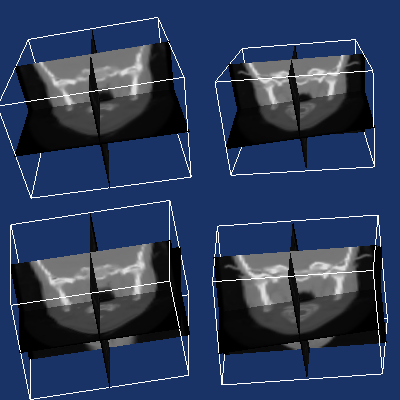

The Python source for this figure:
#!/usr/bin/env python

# Test off-axis views of 3D images with vtkImageResliceMapper.

import vtkmodules.vtkInteractionStyle  # noqa: F401
import vtkmodules.vtkRenderingOpenGL2  # noqa: F401

import os

from vtkmodules.vtkFiltersModeling import vtkOutlineFilter
from vtkmodules.vtkIOImage import vtkImageReader2
from vtkmodules.vtkRenderingCore import (
    vtkActor,
    vtkDataSetMapper,
    vtkImageProperty,
    vtkImageSlice,
    vtkRenderWindow,
    vtkRenderWindowInteractor,
    vtkRenderer,
)
from vtkmodules.vtkRenderingImage import vtkImageResliceMapper

data_dir = os.environ.get("VPE_DATA_DIR", os.path.dirname(os.path.abspath(__file__)))

# Read headsq data
reader = vtkImageReader2()
reader.SetDataByteOrderToLittleEndian()
reader.SetDataExtent(0, 63, 0, 63, 1, 93)
reader.SetDataSpacing(3.2, 3.2, 1.5)
reader.SetDataOrigin(2.5, -13.6, 2.8)
reader.SetFilePrefix(os.path.join(data_dir, "headsq", "quarter"))
reader.Update()

# Viewport 0: parallel projection, no rotation, resample off
image_property_0 = vtkImageProperty()
image_property_0.SetColorWindow(2000)
image_property_0.SetColorLevel(1000)
image_property_0.SetAmbient(0.0)
image_property_0.SetDiffuse(1.0)
image_property_0.SetInterpolationTypeToLinear()

image_mapper_0_0 = vtkImageResliceMapper()
image_mapper_0_0.SetInputConnection(reader.GetOutputPort())
image_mapper_0_0.GetSlicePlane().SetNormal(1.0, 0.0, 0.0)
image_mapper_0_0.SliceAtFocalPointOn()
image_mapper_0_0.BorderOn()
image_mapper_0_0.SetResampleToScreenPixels(0)

image_0_0 = vtkImageSlice()
image_0_0.SetProperty(image_property_0)
image_0_0.SetMapper(image_mapper_0_0)

outline_filter_0_0 = vtkOutlineFilter()
outline_filter_0_0.SetInputConnection(reader.GetOutputPort())

outline_mapper_0_0 = vtkDataSetMapper()
outline_mapper_0_0.SetInputConnection(outline_filter_0_0.GetOutputPort())

outline_actor_0_0 = vtkActor()
outline_actor_0_0.SetMapper(outline_mapper_0_0)

image_mapper_0_1 = vtkImageResliceMapper()
image_mapper_0_1.SetInputConnection(reader.GetOutputPort())
image_mapper_0_1.GetSlicePlane().SetNormal(0.0, 1.0, 0.0)
image_mapper_0_1.SliceAtFocalPointOn()
image_mapper_0_1.BorderOn()
image_mapper_0_1.SetResampleToScreenPixels(0)

image_0_1 = vtkImageSlice()
image_0_1.SetProperty(image_property_0)
image_0_1.SetMapper(image_mapper_0_1)

outline_filter_0_1 = vtkOutlineFilter()
outline_filter_0_1.SetInputConnection(reader.GetOutputPort())

outline_mapper_0_1 = vtkDataSetMapper()
outline_mapper_0_1.SetInputConnection(outline_filter_0_1.GetOutputPort())

outline_actor_0_1 = vtkActor()
outline_actor_0_1.SetMapper(outline_mapper_0_1)

image_mapper_0_2 = vtkImageResliceMapper()
image_mapper_0_2.SetInputConnection(reader.GetOutputPort())
image_mapper_0_2.GetSlicePlane().SetNormal(0.0, 0.0, 1.0)
image_mapper_0_2.SliceAtFocalPointOn()
image_mapper_0_2.BorderOn()
image_mapper_0_2.SetResampleToScreenPixels(0)

image_0_2 = vtkImageSlice()
image_0_2.SetProperty(image_property_0)
image_0_2.SetMapper(image_mapper_0_2)

outline_filter_0_2 = vtkOutlineFilter()
outline_filter_0_2.SetInputConnection(reader.GetOutputPort())

outline_mapper_0_2 = vtkDataSetMapper()
outline_mapper_0_2.SetInputConnection(outline_filter_0_2.GetOutputPort())

outline_actor_0_2 = vtkActor()
outline_actor_0_2.SetMapper(outline_mapper_0_2)

# Viewport 1: parallel projection, rotated, resample off
image_property_1 = vtkImageProperty()
image_property_1.SetColorWindow(2000)
image_property_1.SetColorLevel(1000)
image_property_1.SetAmbient(0.0)
image_property_1.SetDiffuse(1.0)
image_property_1.SetInterpolationTypeToLinear()

image_mapper_1_0 = vtkImageResliceMapper()
image_mapper_1_0.SetInputConnection(reader.GetOutputPort())
image_mapper_1_0.GetSlicePlane().SetNormal(1.0, 0.0, 0.0)
image_mapper_1_0.SliceAtFocalPointOn()
image_mapper_1_0.BorderOn()
image_mapper_1_0.SetResampleToScreenPixels(0)

image_1_0 = vtkImageSlice()
image_1_0.SetProperty(image_property_1)
image_1_0.SetMapper(image_mapper_1_0)
image_1_0.RotateX(10)
image_1_0.RotateY(5)

outline_filter_1_0 = vtkOutlineFilter()
outline_filter_1_0.SetInputConnection(reader.GetOutputPort())

outline_mapper_1_0 = vtkDataSetMapper()
outline_mapper_1_0.SetInputConnection(outline_filter_1_0.GetOutputPort())

outline_actor_1_0 = vtkActor()
outline_actor_1_0.SetMapper(outline_mapper_1_0)
outline_actor_1_0.RotateX(10)
outline_actor_1_0.RotateY(5)

image_mapper_1_1 = vtkImageResliceMapper()
image_mapper_1_1.SetInputConnection(reader.GetOutputPort())
image_mapper_1_1.GetSlicePlane().SetNormal(0.0, 1.0, 0.0)
image_mapper_1_1.SliceAtFocalPointOn()
image_mapper_1_1.BorderOn()
image_mapper_1_1.SetResampleToScreenPixels(0)

image_1_1 = vtkImageSlice()
image_1_1.SetProperty(image_property_1)
image_1_1.SetMapper(image_mapper_1_1)
image_1_1.RotateX(10)
image_1_1.RotateY(5)

outline_filter_1_1 = vtkOutlineFilter()
outline_filter_1_1.SetInputConnection(reader.GetOutputPort())

outline_mapper_1_1 = vtkDataSetMapper()
outline_mapper_1_1.SetInputConnection(outline_filter_1_1.GetOutputPort())

outline_actor_1_1 = vtkActor()
outline_actor_1_1.SetMapper(outline_mapper_1_1)
outline_actor_1_1.RotateX(10)
outline_actor_1_1.RotateY(5)

image_mapper_1_2 = vtkImageResliceMapper()
image_mapper_1_2.SetInputConnection(reader.GetOutputPort())
image_mapper_1_2.GetSlicePlane().SetNormal(0.0, 0.0, 1.0)
image_mapper_1_2.SliceAtFocalPointOn()
image_mapper_1_2.BorderOn()
image_mapper_1_2.SetResampleToScreenPixels(0)

image_1_2 = vtkImageSlice()
image_1_2.SetProperty(image_property_1)
image_1_2.SetMapper(image_mapper_1_2)
image_1_2.RotateX(10)
image_1_2.RotateY(5)

outline_filter_1_2 = vtkOutlineFilter()
outline_filter_1_2.SetInputConnection(reader.GetOutputPort())

outline_mapper_1_2 = vtkDataSetMapper()
outline_mapper_1_2.SetInputConnection(outline_filter_1_2.GetOutputPort())

outline_actor_1_2 = vtkActor()
outline_actor_1_2.SetMapper(outline_mapper_1_2)
outline_actor_1_2.RotateX(10)
outline_actor_1_2.RotateY(5)

# Viewport 2: perspective, no rotation, resample on
image_property_2 = vtkImageProperty()
image_property_2.SetColorWindow(2000)
image_property_2.SetColorLevel(1000)
image_property_2.SetAmbient(0.0)
image_property_2.SetDiffuse(1.0)
image_property_2.SetInterpolationTypeToLinear()

image_mapper_2_0 = vtkImageResliceMapper()
image_mapper_2_0.SetInputConnection(reader.GetOutputPort())
image_mapper_2_0.GetSlicePlane().SetNormal(1.0, 0.0, 0.0)
image_mapper_2_0.SliceAtFocalPointOn()
image_mapper_2_0.BorderOn()
image_mapper_2_0.SetResampleToScreenPixels(1)

image_2_0 = vtkImageSlice()
image_2_0.SetProperty(image_property_2)
image_2_0.SetMapper(image_mapper_2_0)

outline_filter_2_0 = vtkOutlineFilter()
outline_filter_2_0.SetInputConnection(reader.GetOutputPort())

outline_mapper_2_0 = vtkDataSetMapper()
outline_mapper_2_0.SetInputConnection(outline_filter_2_0.GetOutputPort())

outline_actor_2_0 = vtkActor()
outline_actor_2_0.SetMapper(outline_mapper_2_0)

image_mapper_2_1 = vtkImageResliceMapper()
image_mapper_2_1.SetInputConnection(reader.GetOutputPort())
image_mapper_2_1.GetSlicePlane().SetNormal(0.0, 1.0, 0.0)
image_mapper_2_1.SliceAtFocalPointOn()
image_mapper_2_1.BorderOn()
image_mapper_2_1.SetResampleToScreenPixels(1)

image_2_1 = vtkImageSlice()
image_2_1.SetProperty(image_property_2)
image_2_1.SetMapper(image_mapper_2_1)

outline_filter_2_1 = vtkOutlineFilter()
outline_filter_2_1.SetInputConnection(reader.GetOutputPort())

outline_mapper_2_1 = vtkDataSetMapper()
outline_mapper_2_1.SetInputConnection(outline_filter_2_1.GetOutputPort())

outline_actor_2_1 = vtkActor()
outline_actor_2_1.SetMapper(outline_mapper_2_1)

image_mapper_2_2 = vtkImageResliceMapper()
image_mapper_2_2.SetInputConnection(reader.GetOutputPort())
image_mapper_2_2.GetSlicePlane().SetNormal(0.0, 0.0, 1.0)
image_mapper_2_2.SliceAtFocalPointOn()
image_mapper_2_2.BorderOn()
image_mapper_2_2.SetResampleToScreenPixels(1)

image_2_2 = vtkImageSlice()
image_2_2.SetProperty(image_property_2)
image_2_2.SetMapper(image_mapper_2_2)

outline_filter_2_2 = vtkOutlineFilter()
outline_filter_2_2.SetInputConnection(reader.GetOutputPort())

outline_mapper_2_2 = vtkDataSetMapper()
outline_mapper_2_2.SetInputConnection(outline_filter_2_2.GetOutputPort())

outline_actor_2_2 = vtkActor()
outline_actor_2_2.SetMapper(outline_mapper_2_2)

# Viewport 3: perspective, rotated, resample on
image_property_3 = vtkImageProperty()
image_property_3.SetColorWindow(2000)
image_property_3.SetColorLevel(1000)
image_property_3.SetAmbient(0.0)
image_property_3.SetDiffuse(1.0)
image_property_3.SetInterpolationTypeToLinear()

image_mapper_3_0 = vtkImageResliceMapper()
image_mapper_3_0.SetInputConnection(reader.GetOutputPort())
image_mapper_3_0.GetSlicePlane().SetNormal(1.0, 0.0, 0.0)
image_mapper_3_0.SliceAtFocalPointOn()
image_mapper_3_0.BorderOn()
image_mapper_3_0.SetResampleToScreenPixels(1)

image_3_0 = vtkImageSlice()
image_3_0.SetProperty(image_property_3)
image_3_0.SetMapper(image_mapper_3_0)
image_3_0.RotateX(10)
image_3_0.RotateY(5)

outline_filter_3_0 = vtkOutlineFilter()
outline_filter_3_0.SetInputConnection(reader.GetOutputPort())

outline_mapper_3_0 = vtkDataSetMapper()
outline_mapper_3_0.SetInputConnection(outline_filter_3_0.GetOutputPort())

outline_actor_3_0 = vtkActor()
outline_actor_3_0.SetMapper(outline_mapper_3_0)
outline_actor_3_0.RotateX(10)
outline_actor_3_0.RotateY(5)

image_mapper_3_1 = vtkImageResliceMapper()
image_mapper_3_1.SetInputConnection(reader.GetOutputPort())
image_mapper_3_1.GetSlicePlane().SetNormal(0.0, 1.0, 0.0)
image_mapper_3_1.SliceAtFocalPointOn()
image_mapper_3_1.BorderOn()
image_mapper_3_1.SetResampleToScreenPixels(1)

image_3_1 = vtkImageSlice()
image_3_1.SetProperty(image_property_3)
image_3_1.SetMapper(image_mapper_3_1)
image_3_1.RotateX(10)
image_3_1.RotateY(5)

outline_filter_3_1 = vtkOutlineFilter()
outline_filter_3_1.SetInputConnection(reader.GetOutputPort())

outline_mapper_3_1 = vtkDataSetMapper()
outline_mapper_3_1.SetInputConnection(outline_filter_3_1.GetOutputPort())

outline_actor_3_1 = vtkActor()
outline_actor_3_1.SetMapper(outline_mapper_3_1)
outline_actor_3_1.RotateX(10)
outline_actor_3_1.RotateY(5)

image_mapper_3_2 = vtkImageResliceMapper()
image_mapper_3_2.SetInputConnection(reader.GetOutputPort())
image_mapper_3_2.GetSlicePlane().SetNormal(0.0, 0.0, 1.0)
image_mapper_3_2.SliceAtFocalPointOn()
image_mapper_3_2.BorderOn()
image_mapper_3_2.SetResampleToScreenPixels(1)

image_3_2 = vtkImageSlice()
image_3_2.SetProperty(image_property_3)
image_3_2.SetMapper(image_mapper_3_2)
image_3_2.RotateX(10)
image_3_2.RotateY(5)

outline_filter_3_2 = vtkOutlineFilter()
outline_filter_3_2.SetInputConnection(reader.GetOutputPort())

outline_mapper_3_2 = vtkDataSetMapper()
outline_mapper_3_2.SetInputConnection(outline_filter_3_2.GetOutputPort())

outline_actor_3_2 = vtkActor()
outline_actor_3_2.SetMapper(outline_mapper_3_2)
outline_actor_3_2.RotateX(10)
outline_actor_3_2.RotateY(5)

# Renderers
renderer_0 = vtkRenderer()
renderer_0.SetBackground(0.1, 0.2, 0.4)
renderer_0.SetViewport(0.0, 0.0, 0.5, 0.5)
renderer_0.AddViewProp(image_0_0)
renderer_0.AddViewProp(outline_actor_0_0)
renderer_0.AddViewProp(image_0_1)
renderer_0.AddViewProp(outline_actor_0_1)
renderer_0.AddViewProp(image_0_2)
renderer_0.AddViewProp(outline_actor_0_2)

renderer_1 = vtkRenderer()
renderer_1.SetBackground(0.1, 0.2, 0.4)
renderer_1.SetViewport(0.5, 0.0, 1.0, 0.5)
renderer_1.AddViewProp(image_1_0)
renderer_1.AddViewProp(outline_actor_1_0)
renderer_1.AddViewProp(image_1_1)
renderer_1.AddViewProp(outline_actor_1_1)
renderer_1.AddViewProp(image_1_2)
renderer_1.AddViewProp(outline_actor_1_2)

renderer_2 = vtkRenderer()
renderer_2.SetBackground(0.1, 0.2, 0.4)
renderer_2.SetViewport(0.0, 0.5, 0.5, 1.0)
renderer_2.AddViewProp(image_2_0)
renderer_2.AddViewProp(outline_actor_2_0)
renderer_2.AddViewProp(image_2_1)
renderer_2.AddViewProp(outline_actor_2_1)
renderer_2.AddViewProp(image_2_2)
renderer_2.AddViewProp(outline_actor_2_2)

renderer_3 = vtkRenderer()
renderer_3.SetBackground(0.1, 0.2, 0.4)
renderer_3.SetViewport(0.5, 0.5, 1.0, 1.0)
renderer_3.AddViewProp(image_3_0)
renderer_3.AddViewProp(outline_actor_3_0)
renderer_3.AddViewProp(image_3_1)
renderer_3.AddViewProp(outline_actor_3_1)
renderer_3.AddViewProp(image_3_2)
renderer_3.AddViewProp(outline_actor_3_2)

# Render window
render_window = vtkRenderWindow()
render_window.SetMultiSamples(0)
render_window.SetSize(400, 400)
render_window.AddRenderer(renderer_0)
render_window.AddRenderer(renderer_1)
render_window.AddRenderer(renderer_2)
render_window.AddRenderer(renderer_3)
render_window.SetWindowName("reslice mapper off axis")

# Scene
camera_0 = renderer_0.GetActiveCamera()
camera_0.ParallelProjectionOn()
camera_0.Azimuth(10)
camera_0.Elevation(-120)
renderer_0.ResetCamera()
camera_0.Dolly(1.2)
camera_0.SetParallelScale(125)

camera_1 = renderer_1.GetActiveCamera()
camera_1.ParallelProjectionOn()
camera_1.Azimuth(10)
camera_1.Elevation(-120)
renderer_1.ResetCamera()
camera_1.Dolly(1.2)
camera_1.SetParallelScale(125)

camera_2 = renderer_2.GetActiveCamera()
camera_2.Azimuth(10)
camera_2.Elevation(-120)
renderer_2.ResetCamera()
camera_2.Dolly(1.2)
camera_2.SetParallelScale(125)

camera_3 = renderer_3.GetActiveCamera()
camera_3.Azimuth(10)
camera_3.Elevation(-120)
renderer_3.ResetCamera()
camera_3.Dolly(1.2)
camera_3.SetParallelScale(125)

# Interactor
interactor = vtkRenderWindowInteractor()
interactor.SetRenderWindow(render_window)

interactor.Initialize()
interactor.Start()
